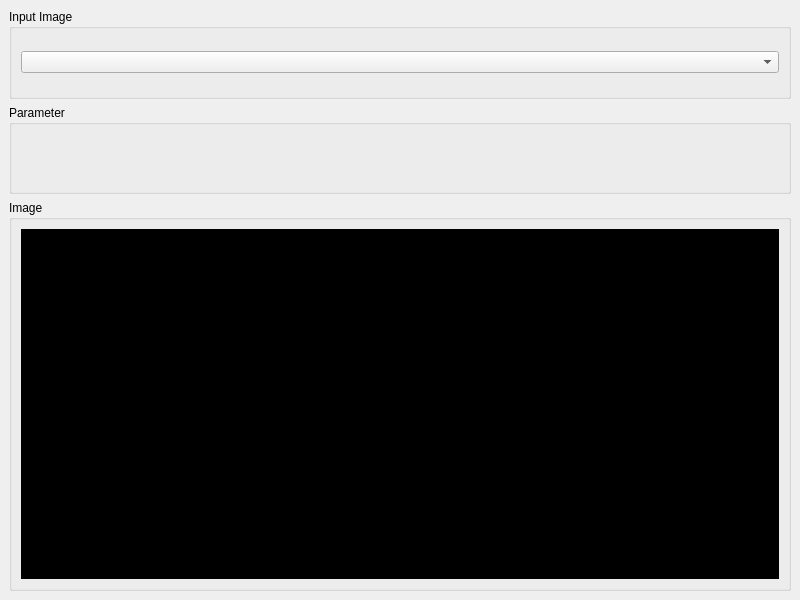
<?xml version="1.0" encoding="UTF-8"?>
<ui version="4.0">
 <class>MainWindow</class>
 <widget class="QMainWindow" name="MainWindow">
  <property name="geometry">
   <rect>
    <x>0</x>
    <y>0</y>
    <width>800</width>
    <height>600</height>
   </rect>
  </property>
  <property name="windowTitle">
   <string>MainWindow</string>
  </property>
  <widget class="QWidget" name="centralwidget">
   <layout class="QVBoxLayout" name="verticalLayout">
    <item>
     <widget class="QGroupBox" name="groupBox">
      <property name="maximumSize">
       <size>
        <width>16777215</width>
        <height>100</height>
       </size>
      </property>
      <property name="title">
       <string>Input Image</string>
      </property>
      <layout class="QGridLayout" name="gridLayout">
       <item row="0" column="0">
        <widget class="QComboBox" name="comboBoxInputImage"/>
       </item>
      </layout>
     </widget>
    </item>
    <item>
     <widget class="QGroupBox" name="groupBox_2">
      <property name="title">
       <string>Parameter</string>
      </property>
      <layout class="QGridLayout" name="gridLayout_2">
       <item row="0" column="0">
        <layout class="QVBoxLayout" name="parametersLayout"/>
       </item>
      </layout>
     </widget>
    </item>
    <item>
     <widget class="QGroupBox" name="groupBox_3">
      <property name="title">
       <string>Image</string>
      </property>
      <layout class="QGridLayout" name="gridLayout_3">
       <item row="0" column="0">
        <widget class="QLabel" name="image">
         <property name="minimumSize">
          <size>
           <width>350</width>
           <height>350</height>
          </size>
         </property>
         <property name="styleSheet">
          <string notr="true">background-color:rgb(0, 0, 0);</string>
         </property>
         <property name="text">
          <string>IMAGE</string>
         </property>
         <property name="alignment">
          <set>Qt::AlignCenter</set>
         </property>
        </widget>
       </item>
      </layout>
     </widget>
    </item>
   </layout>
  </widget>
 </widget>
 <resources/>
 <connections/>
</ui>
